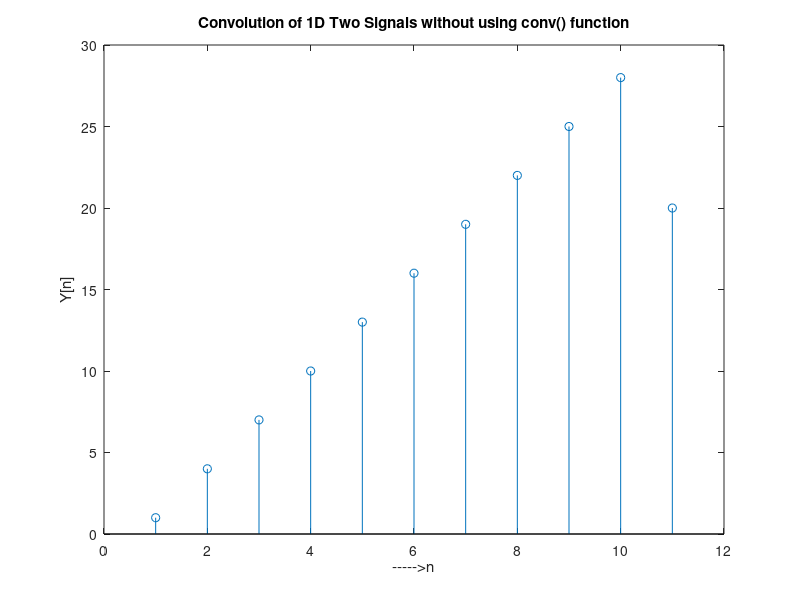

Write MATLAB code to recreate this figure.
%tek boyuttaki conv() fonksiyonu hazir fonksiyon kullanmadan yaptik
%1D convolution function wihhout using build-in functions 
%writen by Sefa Kurtipek date: 01.10.2019
close all
clear all
x = [1:10];
h = [1 2];
XLength = length(x);
HLength = length(h);
X = [x,zeros(1,HLength)]; 
H = [h,zeros(1,XLength)];
Y = zeros(1,HLength+XLength-1);
for i=1:HLength+XLength-1
    Y(i)=0;
    for j=1:XLength
        if(i-j+1>0)
            Y(i)=Y(i)+X(j)*H(i-j+1);
        end
    end
end
stem(Y);
ylabel('Y[n]');
xlabel('----->n');
title('Convolution of 1D Two Signals without using conv() function');